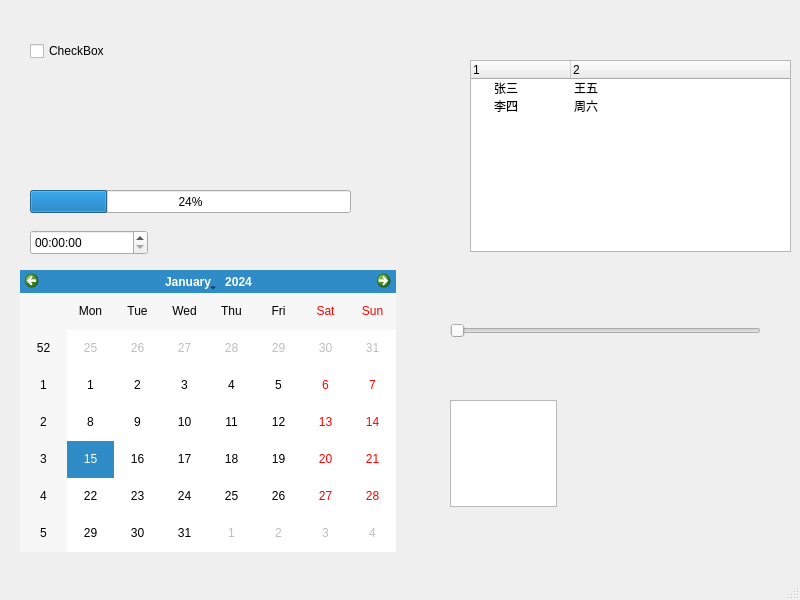
<?xml version="1.0" encoding="UTF-8"?>
<ui version="4.0">
 <class>MainWindow</class>
 <widget class="QMainWindow" name="MainWindow">
  <property name="geometry">
   <rect>
    <x>0</x>
    <y>0</y>
    <width>800</width>
    <height>600</height>
   </rect>
  </property>
  <property name="windowTitle">
   <string>MainWindow</string>
  </property>
  <widget class="QWidget" name="centralwidget">
   <widget class="QCheckBox" name="checkBox">
    <property name="geometry">
     <rect>
      <x>30</x>
      <y>40</y>
      <width>105</width>
      <height>22</height>
     </rect>
    </property>
    <property name="text">
     <string>CheckBox</string>
    </property>
   </widget>
   <widget class="QCalendarWidget" name="calendarWidget">
    <property name="geometry">
     <rect>
      <x>20</x>
      <y>270</y>
      <width>376</width>
      <height>282</height>
     </rect>
    </property>
   </widget>
   <widget class="QPlainTextEdit" name="plainTextEdit">
    <property name="geometry">
     <rect>
      <x>450</x>
      <y>400</y>
      <width>107</width>
      <height>107</height>
     </rect>
    </property>
   </widget>
   <widget class="QSlider" name="horizontalSlider">
    <property name="geometry">
     <rect>
      <x>450</x>
      <y>320</y>
      <width>311</width>
      <height>22</height>
     </rect>
    </property>
    <property name="orientation">
     <enum>Qt::Horizontal</enum>
    </property>
   </widget>
   <widget class="QTreeWidget" name="treeWidget">
    <property name="geometry">
     <rect>
      <x>470</x>
      <y>60</y>
      <width>321</width>
      <height>192</height>
     </rect>
    </property>
    <column>
     <property name="text">
      <string>1</string>
     </property>
    </column>
    <column>
     <property name="text">
      <string>2</string>
     </property>
    </column>
    <item>
     <property name="text">
      <string>张三</string>
     </property>
     <property name="text">
      <string>王五</string>
     </property>
    </item>
    <item>
     <property name="text">
      <string>李四</string>
     </property>
     <property name="text">
      <string>周六</string>
     </property>
    </item>
   </widget>
   <widget class="QTimeEdit" name="timeEdit">
    <property name="geometry">
     <rect>
      <x>30</x>
      <y>230</y>
      <width>118</width>
      <height>25</height>
     </rect>
    </property>
   </widget>
   <widget class="QProgressBar" name="progressBar">
    <property name="geometry">
     <rect>
      <x>30</x>
      <y>190</y>
      <width>321</width>
      <height>23</height>
     </rect>
    </property>
    <property name="value">
     <number>24</number>
    </property>
   </widget>
  </widget>
  <widget class="QMenuBar" name="menubar">
   <property name="geometry">
    <rect>
     <x>0</x>
     <y>0</y>
     <width>800</width>
     <height>30</height>
    </rect>
   </property>
  </widget>
  <widget class="QStatusBar" name="statusbar"/>
 </widget>
 <resources/>
 <connections/>
</ui>
